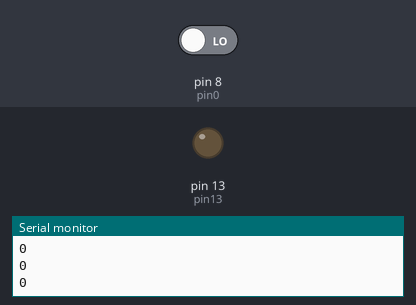
A sketch run on a simulated Arduino Uno, built with avr-gcc and run on an emulated ATmega328P. Parts: output pins drawn as LEDs (lit = HIGH), the last lines printed to the serial monitor. Inputs (shaded band) come from the test bench; at power-on: pin 8 (pin0) LOW.

Above: at 1.4 s.
1.5 s: pin 8 (pin0) driven HIGH
At 1.9 s:
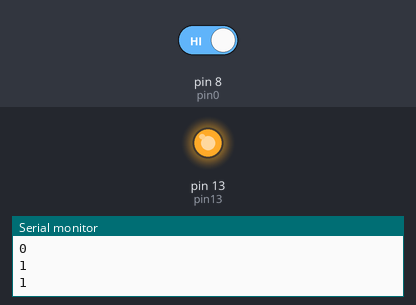
3.0 s: pin 8 (pin0) driven LOW
At 4.3 s:
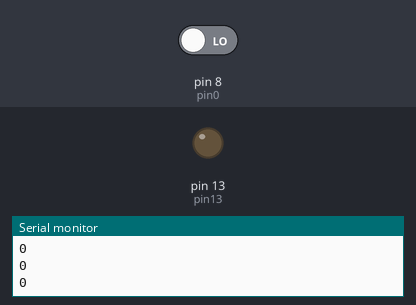
Timing chart, 0 to 6.0 s (numbered marks = the images above; inputs shaded):
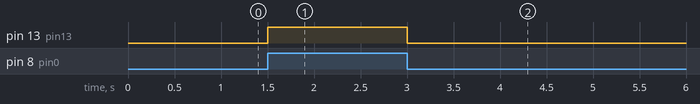

The sketch:

PushButtonHorn.ino
```cpp
const int pin0 = 8;
const int pin13 = 13;
void setup() {
  // put your setup code here, to run once:
  pinMode(pin13, OUTPUT);
  pinMode(pin0, INPUT);
  Serial.begin(9600);

}

void loop() {
  // put your main code here, to run repeatedly:
  int val = digitalRead(pin0);
  Serial.println(val);

  switch (val) {
  	case 0:
  		digitalWrite(pin13, LOW);
  	break;

  	case 1:
  		digitalWrite(pin13, HIGH);
  	break;
  }
  delay(300);
}
```

Measured:
- after the input at 1.5 s, pin 13 (pin13): LOW → HIGH at once
- after the input at 3.0 s, pin 13 (pin13): HIGH → LOW at once
